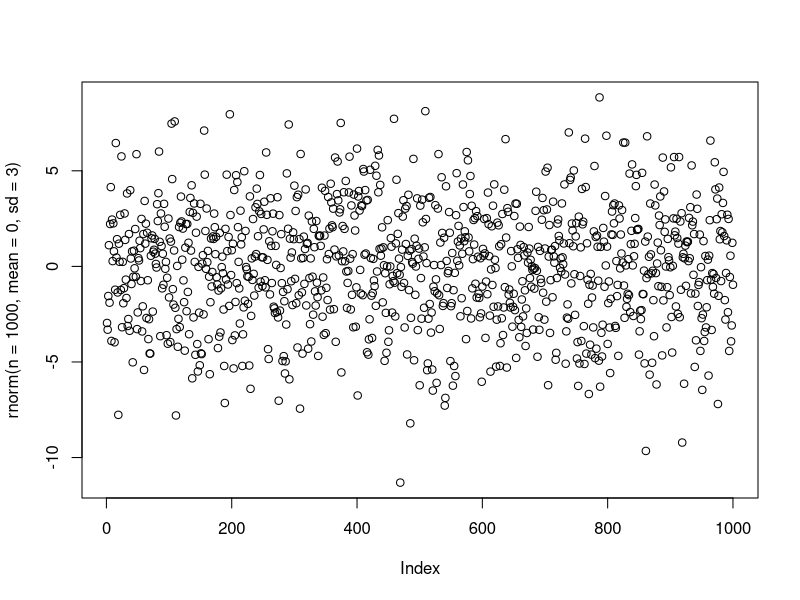

Write the R code that produced this figure.
## ---- chunk 1

plot(rnorm(n = 1000, mean = 0, sd = 3))

## ---- chunk 2
for(i in 1:10){
  print(i)
}

